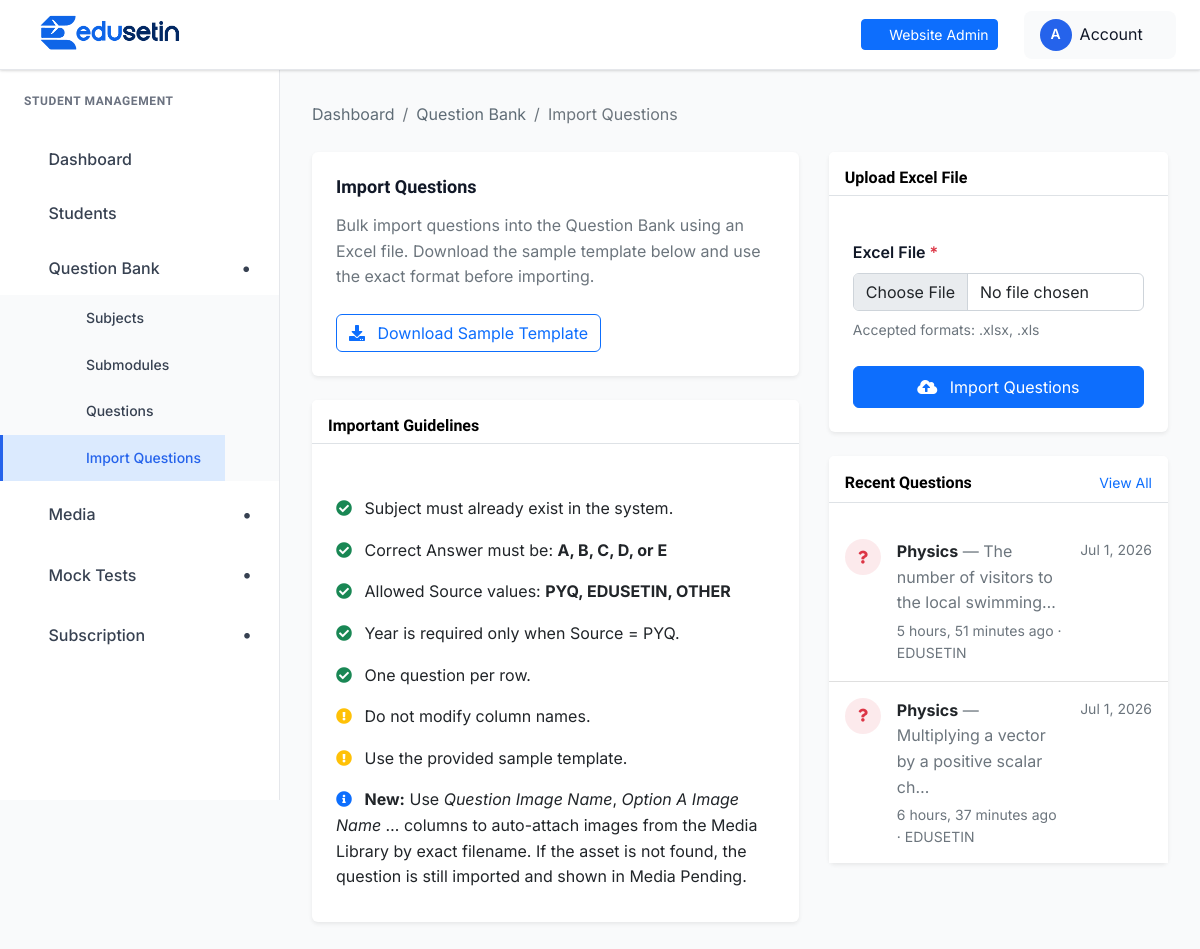
Page /student-management/questions/import/ (signed in) on the committed database.
### student_management/models.py (models this page shows, shortened)
class Question(models.Model):
    ANSWER_CHOICES = [
        ('A', 'A'),
        ('B', 'B'),
        ('C', 'C'),
        ('D', 'D'),
        ('E', 'E'),
    ]
    SOURCE_CHOICES = [
        ('PYQ', 'PYQ'),
        ('EDUSETIN', 'EDUSETIN'),
        ('OTHER', 'OTHER'),
    ]
    subject = models.ForeignKey(Subject, on_delete=models.CASCADE, related_name='questions')
    submodule = models.ForeignKey(
        SubModule,
        on_delete=models.SET_NULL,
        related_name='questions',
        blank=True,
        null=True,
    )
    question_text = models.TextField()
    option_a = models.TextField()
    option_b = models.TextField()
    option_c = models.TextField()
    option_d = models.TextField()
    option_e = models.TextField(blank=True, null=True)
    correct_answer = models.CharField(max_length=1, choices=ANSWER_CHOICES)
    explanation = models.TextField(blank=True, null=True)
    source = models.CharField(max_length=20, choices=SOURCE_CHOICES, blank=True, null=True)
    year = models.PositiveIntegerField(blank=True, null=True)
    is_active = models.BooleanField(default=True)
    created_at = models.DateTimeField(auto_now_add=True)
    requires_question_image = models.BooleanField(default=False)
    requires_option_a_image = models.BooleanField(default=False)
    requires_option_b_image = models.BooleanField(default=False)
    requires_option_c_image = models.BooleanField(default=False)
    requires_option_d_image = models.BooleanField(default=False)
    requires_option_e_image = models.BooleanField(default=False)
    media_uploaded = models.BooleanField(default=False)
    class Meta:
        ordering = ['-created_at']

class Subject(models.Model):
    name = models.CharField(max_length=200, unique=True)
    description = models.TextField(blank=True, null=True)
    image = models.ImageField(upload_to='subjects/', blank=True, null=True)
    is_active = models.BooleanField(default=True)
    created_at = models.DateTimeField(auto_now_add=True)
    class Meta:
        ordering = ['-created_at']

### student_management/views.py (the view, shortened to what this page needs)
# urls.py: path('questions/import/', views.question_import, name='question_import'),
@admin_login_required
def question_import(request):
    import_report = None
    return render(request, 'student_management/question_import.html', {
        'import_report': import_report,
        'recent_questions': Question.objects.select_related('subject', 'submodule')
                                            .order_by('-created_at')[:50],
        'subjects': Subject.objects.filter(is_active=True).order_by('name'),
        'submodules': SubModule.objects.filter(is_active=True)
                                       .select_related('subject')
                                       .order_by('subject__name', 'name'),
    })

### templates/student_management/question_import.html (shortened to what this page needs)
{% extends "student_management/base.html" %}
{% block content %}
<div class="dashboard__form__wraper">
    <nav aria-label="breadcrumb" class="mb-4">
        <ol class="breadcrumb">
            <li class="breadcrumb-item"><a href="{% url 'student_management:dashboard' %}">Dashboard</a></li>
            <li class="breadcrumb-item"><a href="{% url 'student_management:question_list' %}">Question Bank</a></li>
            <li class="breadcrumb-item active" aria-current="page">Import Questions</li>
        </ol>
    </nav>
    <div class="row g-4">
        <div class="col-12 col-lg-7">
            <div class="card shadow-sm border-0 mb-4">
                <div class="card-body p-4">
                    <h5 class="card-title mb-3 fw-bold">Import Questions</h5>
                    <p class="card-text text-muted mb-4">
                        Bulk import questions into the Question Bank using an Excel file.
                        Download the sample template below and use the exact format before importing.
                    </p>
                    <a href="{% url 'student_management:download_question_template' %}" class="btn btn-outline-primary">
                        <i class="fas fa-download me-2"></i> Download Sample Template
                    </a>
                </div>
            </div>
            <div class="card shadow-sm border-0">
                <div class="card-header bg-white border-bottom pt-3 pb-2">
                    <h6 class="mb-0 fw-semibold">Important Guidelines</h6>
                </div>
                <div class="card-body p-4">
                        <ul class="list-group list-group-flush text-muted">
                            <li class="list-group-item px-0 border-0 py-2"><i class="fas fa-check-circle text-success me-2"></i> Subject must already exist in the system.</li>
                            <li class="list-group-item px-0 border-0 py-2"><i class="fas fa-check-circle text-success me-2"></i> Correct Answer must be: <strong>A, B, C, D, or E</strong></li>
                            <li class="list-group-item px-0 border-0 py-2"><i class="fas fa-check-circle text-success me-2"></i> Allowed Source values: <strong>PYQ, EDUSETIN, OTHER</strong></li>
                            <li class="list-group-item px-0 border-0 py-2"><i class="fas fa-check-circle text-success me-2"></i> Year is required only when Source = PYQ.</li>
                            <li class="list-group-item px-0 border-0 py-2"><i class="fas fa-check-circle text-success me-2"></i> One question per row.</li>
                            <li class="list-group-item px-0 border-0 py-2"><i class="fas fa-exclamation-circle text-warning me-2"></i> Do not modify column names.</li>
                            <li class="list-group-item px-0 border-0 py-2"><i class="fas fa-exclamation-circle text-warning me-2"></i> Use the provided sample template.</li>
                            <li class="list-group-item px-0 border-0 py-2"><i class="fas fa-info-circle text-primary me-2"></i> <strong>New:</strong> Use <em>Question Image Name</em>, <em>Option A Image Name</em> … columns to auto-attach images from the Media Library by exact filename. If the asset is not found, the question is still imported and shown in Media Pending.</li>
                        </ul>
                </div>
            </div>
        </div>
        <div class="col-12 col-lg-5">
            <div class="card shadow-sm border-0 mb-4">
                <div class="card-header bg-white border-bottom pt-3 pb-2">
                    <h6 class="mb-0 fw-semibold">Upload Excel File</h6>
                </div>
                <div class="card-body p-4">
                    <form method="post" action="{% url 'student_management:question_import' %}" enctype="multipart/form-data">
                        <div class="mb-4">
                            <label for="excel_file" class="form-label fw-semibold">Excel File <span class="text-danger">*</span></label>
                            <input type="file" id="excel_file" name="excel_file" class="form-control" accept=".xlsx,.xls" required>
                            <div class="form-text mt-2">Accepted formats: .xlsx, .xls</div>
                        </div>
                        <div class="d-grid gap-2">
                            <button type="submit" class="btn btn-primary py-2">
                                <i class="fas fa-cloud-upload-alt me-2"></i> Import Questions
                            </button>
                        </div>
                    </form>
                </div>
            </div>
            <div class="card shadow-sm border-0">
                <div class="card-header bg-white border-bottom pt-3 pb-2 d-flex justify-content-between align-items-center">
                    <h6 class="mb-0 fw-semibold">Recent Questions</h6>
                    <a href="{% url 'student_management:question_list' %}" class="small text-primary text-decoration-none">View All</a>
                </div>
                <div class="card-body p-0">
                    <ul class="list-group list-group-flush" style="max-height:340px;overflow-y:auto;">
                        {% for q in recent_questions %}
                        <li class="list-group-item px-3 py-3">
                            <div class="d-flex align-items-start gap-3">
                                <div class="flex-shrink-0 d-flex align-items-center justify-content-center rounded-circle bg-danger bg-opacity-10"
                                     style="width:36px;height:36px;">
                                    <i class="fas fa-question text-danger" style="font-size:13px;"></i>
                                </div>
                                <div class="flex-grow-1" style="min-width:0;">
                                    <div>
                                        <span class="fw-bold text-dark">{{ q.subject.name }}</span>
                                        <span class="text-muted fw-normal"> — {{ q.question_text|truncatechars:45 }}</span>
                                    </div>
                                    <div class="text-muted mt-1 small">
                                        {{ q.created_at|timesince }} ago
                                        {% if q.source %} · <span class="text-uppercase">{{ q.source }}</span>{% endif %}
                                    </div>
                                </div>
                                <div class="flex-shrink-0 text-end fw-medium small text-secondary" style="white-space:nowrap;">
                                    {{ q.created_at|date:"M j, Y" }}
                                </div>
                            </div>
                        </li>
                        {% empty %}
                        <li class="list-group-item text-center text-muted py-4">
                            No recent questions.
                        </li>
                        {% endfor %}
                    </ul>
                </div>
            </div>
        </div>
    </div>
</div>
{% endblock %}

### rows in the picture
Question: subject.name "Physics", question_text "The number of visitors to the local swimming…", created_at "5 hours, 51 minutes", source "EDUSETIN", created_at "Jul 1, 2026"
Question: subject.name "Physics", question_text "Multiplying a vector by a positive scalar ch…", created_at "6 hours, 37 minutes", source "EDUSETIN", created_at "Jul 1, 2026"
